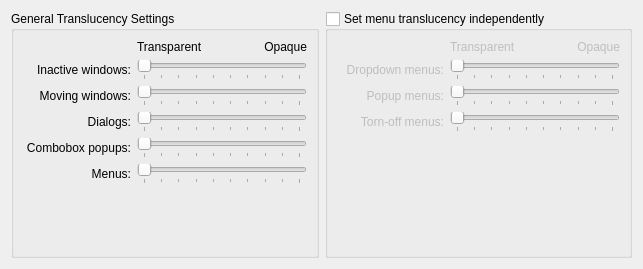
<?xml version="1.0" encoding="UTF-8"?>

<!--
SPDX-FileCopyrightText: 2023 Roman Gilg <subdiff@gmail.com>

SPDX-License-Identifier: GPL-2.0-or-later
-->

<ui version="4.0">
 <class>KWin::TranslucencyEffectConfigForm</class>
 <widget class="QWidget" name="KWin::TranslucencyEffectConfigForm">
  <property name="geometry">
   <rect>
    <x>0</x>
    <y>0</y>
    <width>643</width>
    <height>269</height>
   </rect>
  </property>
  <property name="windowTitle">
   <string>Translucency</string>
  </property>
  <layout class="QHBoxLayout" name="horizontalLayout">
   <item>
    <widget class="QGroupBox" name="m_opacityGroupBox">
     <property name="title">
      <string>General Translucency Settings</string>
     </property>
     <layout class="QGridLayout" name="gridLayout">
      <item row="5" column="1" colspan="2">
       <widget class="QSlider" name="kcfg_Menus">
        <property name="minimum">
         <number>10</number>
        </property>
        <property name="maximum">
         <number>100</number>
        </property>
        <property name="orientation">
         <enum>Qt::Horizontal</enum>
        </property>
        <property name="tickPosition">
         <enum>QSlider::TicksBelow</enum>
        </property>
        <property name="tickInterval">
         <number>10</number>
        </property>
       </widget>
      </item>
      <item row="6" column="0" colspan="2">
       <spacer name="verticalSpacer_2">
        <property name="orientation">
         <enum>Qt::Vertical</enum>
        </property>
        <property name="sizeHint" stdset="0">
         <size>
          <width>20</width>
          <height>0</height>
         </size>
        </property>
       </spacer>
      </item>
      <item row="4" column="0">
       <widget class="QLabel" name="comboboxpopup_label">
        <property name="sizePolicy">
         <sizepolicy hsizetype="MinimumExpanding" vsizetype="Preferred">
          <horstretch>0</horstretch>
          <verstretch>0</verstretch>
         </sizepolicy>
        </property>
        <property name="text">
         <string>Combobox popups:</string>
        </property>
        <property name="alignment">
         <set>Qt::AlignRight|Qt::AlignTrailing|Qt::AlignVCenter</set>
        </property>
        <property name="buddy">
         <cstring>kcfg_ComboboxPopups</cstring>
        </property>
       </widget>
      </item>
      <item row="4" column="1" colspan="2">
       <widget class="QSlider" name="kcfg_ComboboxPopups">
        <property name="minimum">
         <number>10</number>
        </property>
        <property name="maximum">
         <number>100</number>
        </property>
        <property name="orientation">
         <enum>Qt::Horizontal</enum>
        </property>
        <property name="tickPosition">
         <enum>QSlider::TicksBelow</enum>
        </property>
        <property name="tickInterval">
         <number>10</number>
        </property>
       </widget>
      </item>
      <item row="2" column="1" colspan="2">
       <widget class="QSlider" name="kcfg_MoveResize">
        <property name="minimum">
         <number>10</number>
        </property>
        <property name="maximum">
         <number>100</number>
        </property>
        <property name="orientation">
         <enum>Qt::Horizontal</enum>
        </property>
        <property name="tickPosition">
         <enum>QSlider::TicksBelow</enum>
        </property>
        <property name="tickInterval">
         <number>10</number>
        </property>
       </widget>
      </item>
      <item row="0" column="2">
       <widget class="QLabel" name="label_3">
        <property name="sizePolicy">
         <sizepolicy hsizetype="Fixed" vsizetype="Preferred">
          <horstretch>0</horstretch>
          <verstretch>0</verstretch>
         </sizepolicy>
        </property>
        <property name="text">
         <string>Opaque</string>
        </property>
        <property name="alignment">
         <set>Qt::AlignRight|Qt::AlignTrailing|Qt::AlignVCenter</set>
        </property>
       </widget>
      </item>
      <item row="3" column="0">
       <widget class="QLabel" name="dialogs_label">
        <property name="sizePolicy">
         <sizepolicy hsizetype="MinimumExpanding" vsizetype="Preferred">
          <horstretch>0</horstretch>
          <verstretch>0</verstretch>
         </sizepolicy>
        </property>
        <property name="text">
         <string>Dialogs:</string>
        </property>
        <property name="alignment">
         <set>Qt::AlignRight|Qt::AlignTrailing|Qt::AlignVCenter</set>
        </property>
        <property name="buddy">
         <cstring>kcfg_Dialogs</cstring>
        </property>
       </widget>
      </item>
      <item row="0" column="1">
       <widget class="QLabel" name="label_2">
        <property name="sizePolicy">
         <sizepolicy hsizetype="Preferred" vsizetype="Preferred">
          <horstretch>0</horstretch>
          <verstretch>0</verstretch>
         </sizepolicy>
        </property>
        <property name="text">
         <string>Transparent</string>
        </property>
       </widget>
      </item>
      <item row="3" column="1" colspan="2">
       <widget class="QSlider" name="kcfg_Dialogs">
        <property name="minimum">
         <number>10</number>
        </property>
        <property name="maximum">
         <number>100</number>
        </property>
        <property name="orientation">
         <enum>Qt::Horizontal</enum>
        </property>
        <property name="tickPosition">
         <enum>QSlider::TicksBelow</enum>
        </property>
        <property name="tickInterval">
         <number>10</number>
        </property>
       </widget>
      </item>
      <item row="5" column="0">
       <widget class="QLabel" name="menus_label">
        <property name="sizePolicy">
         <sizepolicy hsizetype="MinimumExpanding" vsizetype="Preferred">
          <horstretch>0</horstretch>
          <verstretch>0</verstretch>
         </sizepolicy>
        </property>
        <property name="text">
         <string>Menus:</string>
        </property>
        <property name="alignment">
         <set>Qt::AlignRight|Qt::AlignTrailing|Qt::AlignVCenter</set>
        </property>
        <property name="buddy">
         <cstring>kcfg_Menus</cstring>
        </property>
       </widget>
      </item>
      <item row="2" column="0">
       <widget class="QLabel" name="moveresize_label">
        <property name="sizePolicy">
         <sizepolicy hsizetype="MinimumExpanding" vsizetype="Preferred">
          <horstretch>0</horstretch>
          <verstretch>0</verstretch>
         </sizepolicy>
        </property>
        <property name="text">
         <string>Moving windows:</string>
        </property>
        <property name="alignment">
         <set>Qt::AlignRight|Qt::AlignTrailing|Qt::AlignVCenter</set>
        </property>
        <property name="buddy">
         <cstring>kcfg_MoveResize</cstring>
        </property>
       </widget>
      </item>
      <item row="1" column="0">
       <widget class="QLabel" name="inactive_label">
        <property name="sizePolicy">
         <sizepolicy hsizetype="MinimumExpanding" vsizetype="Preferred">
          <horstretch>0</horstretch>
          <verstretch>0</verstretch>
         </sizepolicy>
        </property>
        <property name="text">
         <string>Inactive windows:</string>
        </property>
        <property name="alignment">
         <set>Qt::AlignRight|Qt::AlignTrailing|Qt::AlignVCenter</set>
        </property>
        <property name="buddy">
         <cstring>kcfg_Inactive</cstring>
        </property>
       </widget>
      </item>
      <item row="1" column="1" colspan="2">
       <widget class="QSlider" name="kcfg_Inactive">
        <property name="minimumSize">
         <size>
          <width>170</width>
          <height>0</height>
         </size>
        </property>
        <property name="minimum">
         <number>10</number>
        </property>
        <property name="maximum">
         <number>100</number>
        </property>
        <property name="orientation">
         <enum>Qt::Horizontal</enum>
        </property>
        <property name="tickPosition">
         <enum>QSlider::TicksBelow</enum>
        </property>
        <property name="tickInterval">
         <number>10</number>
        </property>
       </widget>
      </item>
     </layout>
    </widget>
   </item>
   <item>
    <widget class="QGroupBox" name="kcfg_IndividualMenuConfig">
     <property name="title">
      <string>Set menu translucency independently</string>
     </property>
     <property name="checkable">
      <bool>true</bool>
     </property>
     <property name="checked">
      <bool>false</bool>
     </property>
     <layout class="QGridLayout" name="gridLayout_2">
      <item row="1" column="0">
       <widget class="QLabel" name="dropdownmenus_label">
        <property name="sizePolicy">
         <sizepolicy hsizetype="MinimumExpanding" vsizetype="Preferred">
          <horstretch>0</horstretch>
          <verstretch>0</verstretch>
         </sizepolicy>
        </property>
        <property name="text">
         <string>Dropdown menus:</string>
        </property>
        <property name="alignment">
         <set>Qt::AlignRight|Qt::AlignTrailing|Qt::AlignVCenter</set>
        </property>
        <property name="buddy">
         <cstring>kcfg_DropdownMenus</cstring>
        </property>
       </widget>
      </item>
      <item row="1" column="1" colspan="2">
       <widget class="QSlider" name="kcfg_DropdownMenus">
        <property name="minimumSize">
         <size>
          <width>170</width>
          <height>0</height>
         </size>
        </property>
        <property name="minimum">
         <number>10</number>
        </property>
        <property name="maximum">
         <number>100</number>
        </property>
        <property name="orientation">
         <enum>Qt::Horizontal</enum>
        </property>
        <property name="tickPosition">
         <enum>QSlider::TicksBelow</enum>
        </property>
        <property name="tickInterval">
         <number>10</number>
        </property>
       </widget>
      </item>
      <item row="2" column="0">
       <widget class="QLabel" name="popupmenus_label">
        <property name="sizePolicy">
         <sizepolicy hsizetype="MinimumExpanding" vsizetype="Preferred">
          <horstretch>0</horstretch>
          <verstretch>0</verstretch>
         </sizepolicy>
        </property>
        <property name="text">
         <string>Popup menus:</string>
        </property>
        <property name="alignment">
         <set>Qt::AlignRight|Qt::AlignTrailing|Qt::AlignVCenter</set>
        </property>
        <property name="buddy">
         <cstring>kcfg_PopupMenus</cstring>
        </property>
       </widget>
      </item>
      <item row="2" column="1" colspan="2">
       <widget class="QSlider" name="kcfg_PopupMenus">
        <property name="minimum">
         <number>10</number>
        </property>
        <property name="maximum">
         <number>100</number>
        </property>
        <property name="orientation">
         <enum>Qt::Horizontal</enum>
        </property>
        <property name="tickPosition">
         <enum>QSlider::TicksBelow</enum>
        </property>
        <property name="tickInterval">
         <number>10</number>
        </property>
       </widget>
      </item>
      <item row="3" column="0">
       <widget class="QLabel" name="tornoffmenus_label">
        <property name="sizePolicy">
         <sizepolicy hsizetype="MinimumExpanding" vsizetype="Preferred">
          <horstretch>0</horstretch>
          <verstretch>0</verstretch>
         </sizepolicy>
        </property>
        <property name="text">
         <string>Torn-off menus:</string>
        </property>
        <property name="alignment">
         <set>Qt::AlignRight|Qt::AlignTrailing|Qt::AlignVCenter</set>
        </property>
        <property name="buddy">
         <cstring>kcfg_TornOffMenus</cstring>
        </property>
       </widget>
      </item>
      <item row="3" column="1" colspan="2">
       <widget class="QSlider" name="kcfg_TornOffMenus">
        <property name="minimum">
         <number>10</number>
        </property>
        <property name="maximum">
         <number>100</number>
        </property>
        <property name="orientation">
         <enum>Qt::Horizontal</enum>
        </property>
        <property name="tickPosition">
         <enum>QSlider::TicksBelow</enum>
        </property>
        <property name="tickInterval">
         <number>10</number>
        </property>
       </widget>
      </item>
      <item row="4" column="0" colspan="3">
       <spacer name="verticalSpacer">
        <property name="orientation">
         <enum>Qt::Vertical</enum>
        </property>
        <property name="sizeHint" stdset="0">
         <size>
          <width>20</width>
          <height>0</height>
         </size>
        </property>
       </spacer>
      </item>
      <item row="0" column="1">
       <widget class="QLabel" name="label_6">
        <property name="sizePolicy">
         <sizepolicy hsizetype="Preferred" vsizetype="Preferred">
          <horstretch>0</horstretch>
          <verstretch>0</verstretch>
         </sizepolicy>
        </property>
        <property name="text">
         <string>Transparent</string>
        </property>
       </widget>
      </item>
      <item row="0" column="2">
       <widget class="QLabel" name="label_7">
        <property name="sizePolicy">
         <sizepolicy hsizetype="Fixed" vsizetype="Preferred">
          <horstretch>0</horstretch>
          <verstretch>0</verstretch>
         </sizepolicy>
        </property>
        <property name="text">
         <string>Opaque</string>
        </property>
        <property name="alignment">
         <set>Qt::AlignRight|Qt::AlignTrailing|Qt::AlignVCenter</set>
        </property>
       </widget>
      </item>
     </layout>
    </widget>
   </item>
  </layout>
 </widget>
 <tabstops>
  <tabstop>kcfg_Inactive</tabstop>
  <tabstop>kcfg_MoveResize</tabstop>
  <tabstop>kcfg_Dialogs</tabstop>
  <tabstop>kcfg_ComboboxPopups</tabstop>
  <tabstop>kcfg_Menus</tabstop>
  <tabstop>kcfg_IndividualMenuConfig</tabstop>
  <tabstop>kcfg_DropdownMenus</tabstop>
  <tabstop>kcfg_PopupMenus</tabstop>
  <tabstop>kcfg_TornOffMenus</tabstop>
 </tabstops>
 <resources/>
 <connections>
  <connection>
   <sender>kcfg_IndividualMenuConfig</sender>
   <signal>toggled(bool)</signal>
   <receiver>kcfg_Menus</receiver>
   <slot>setDisabled(bool)</slot>
   <hints>
    <hint type="sourcelabel">
     <x>109</x>
     <y>316</y>
    </hint>
    <hint type="destinationlabel">
     <x>212</x>
     <y>220</y>
    </hint>
   </hints>
  </connection>
 </connections>
</ui>
